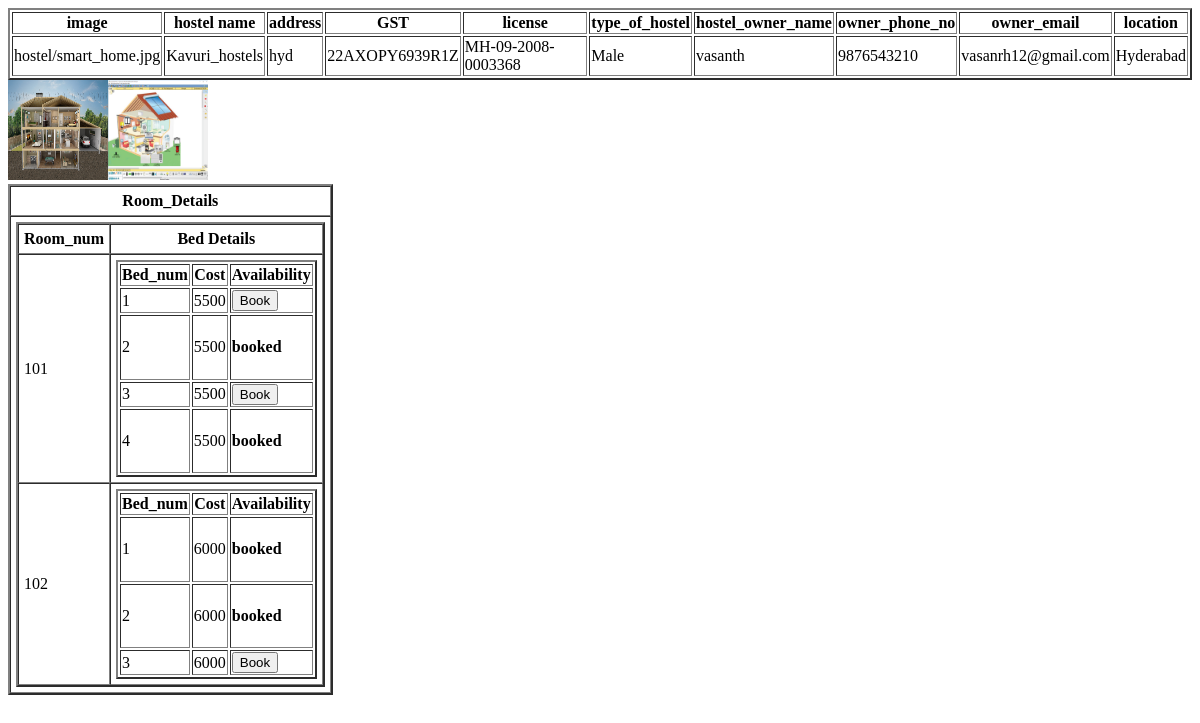
The page /Customer/hostel_detail/7 on the database as committed earlier.
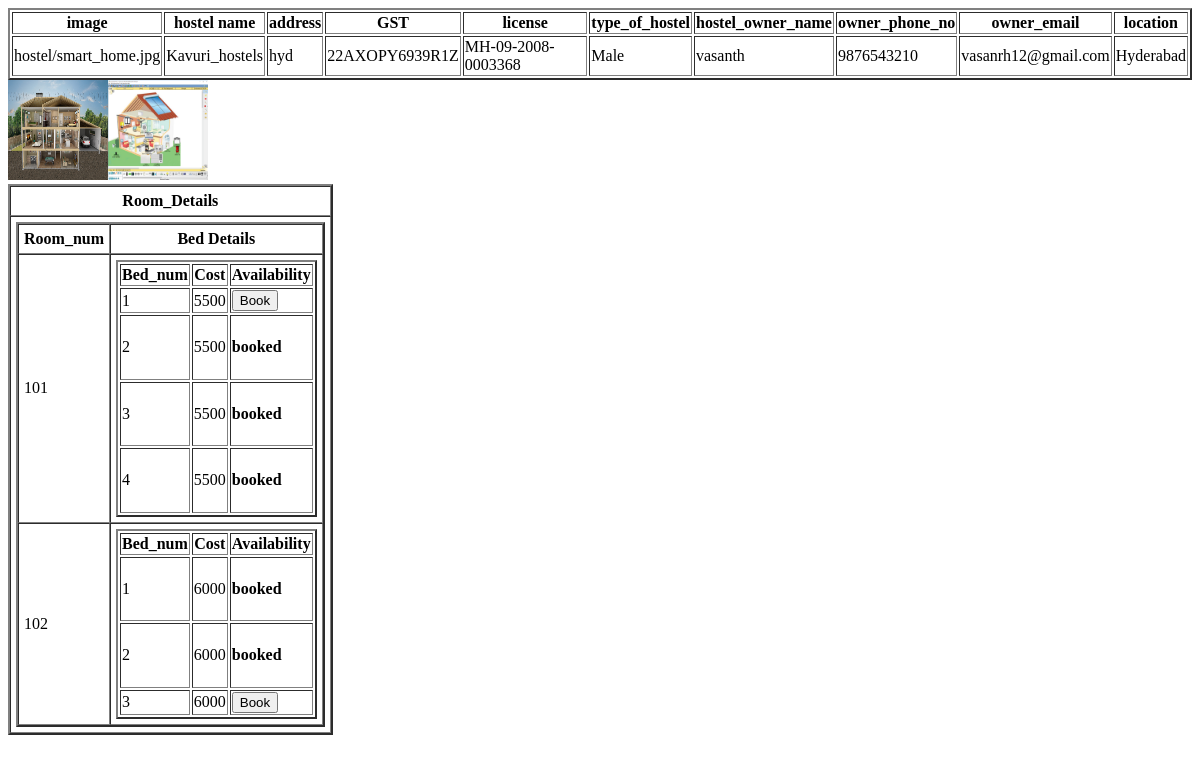
The same page on the database as committed later.
### Owner/models.py (models this page shows, shortened)
class hostel_details_model(models.Model):
    hostel_id=models.AutoField(primary_key=True)
    hostel_name=models.CharField(max_length=20,unique=True)
    address=models.TextField(max_length=100)
    GST=models.CharField(max_length=15,unique=True)
    license=models.CharField(max_length=20,unique=True)
    type_of_hostel=models.CharField(max_length=10,choices=[['Male','Male'],['Female','Female'],['Co_living','Co_living']])
    hostel_owner_name=models.CharField(max_length=30)
    owner_id=models.PositiveIntegerField()
    owner_phone_no=models.PositiveBigIntegerField(unique=True)
    owner_email=models.EmailField(unique=True)
    location=models.CharField(max_length=50,default='Hyderabad')
    image=models.ImageField(upload_to='hostels/')
    def __str__(self):
        return self.hostel_name

class gallery_model(models.Model):
    gallery_id=models.AutoField(primary_key=True)
    hostel_id=models.PositiveIntegerField()
    images=models.ImageField(upload_to='hostel/')

class rooms_details_model(models.Model):
    hostel_id=models.ForeignKey(hostel_details_model,on_delete=models.CASCADE)
    room_id=models.AutoField(primary_key=True)
    room_no=models.PositiveIntegerField()
    num_of_beds=models.PositiveIntegerField()

class bed_details_model(models.Model):
    bed_id=models.AutoField(primary_key=True)
    room_no=models.ForeignKey(rooms_details_model,on_delete=models.CASCADE)
    bed_no=models.CharField(choices=[['1','1'],['2','2'],['3','3'],['4','4'],['5','5'],['6','6']],max_length=10)
    bed_cost=models.PositiveIntegerField()
    availability=models.BooleanField()

### Customer/views.py (the view)
def hostel_detail_view(request,pk):
    res=hostel_details_model.objects.get(hostel_id=pk)
    room=rooms_details_model.objects.filter(hostel_id=pk)
    bed=bed_details_model.objects.all()
    images=gallery_model.objects.all()
    print(res)
    return render(request=request,template_name='hostel_detail.html',context={'hostel':res,'room_details':room,'bed_details':bed,'images':images})

### Customer/Templates/hostel_detail.html (shortened to what this page needs)
<!DOCTYPE html>
<html lang="en">
<head>
</head>
<body>
    <table border="2">
        <tr>
            <th>image</th>
            <th>hostel name</th>
            <th>address</th>
            <th>GST</th>
            <th>license</th>
            <th>type_of_hostel</th>
            <th>hostel_owner_name</th>
             <th>owner_phone_no</th>
            <th>owner_email</th>
            <th>location</th>
        </tr>
        <tr>
            <td>{{hostel.image}}</td>
            <td>{{hostel.hostel_name}}</td>
            <td>{{hostel.address}}</td>
            <td>{{hostel.GST}}</td>
            <td>{{hostel.license}}</td>
            <td>{{hostel.type_of_hostel}}</td>
            <td>{{hostel.hostel_owner_name}}</td>
             <td>{{hostel.owner_phone_no}}</td>
            <td>{{hostel.owner_email}}</td>
            <td>{{hostel.location}}</td>
        </tr>
    </table>
    <table>
        {% for img in images%}
        <tr>
            <img src="{{img.images.url}}" alt="" height="100" width="100">
        </tr>
        {% endfor %}
    </table>
    {% if room_details %}
        <table border="2" cellpadding="5" cellspacing="0">
            <tr>
                <th>Room_Details</th>
            </tr>
                <tr>
                    <td>
                        <table border="2" cellpadding="5" cellspacing="0">
                            <tr>
                                <th>Room_num</th>
                                <th>Bed Details </th>
                            </tr>
                            {% for j in room_details %}
                            <tr>
                                <td>{{j.room_no}}
                                </td>
                                <td>
                                <table border="2">
                                    <tr>
                                            <th>Bed_num</th>
                                            <th>Cost</th>
                                            <th>Availability</th>
                                    </tr>
                                    {% for k in bed_details %}
                                    {% if j == k.room_no %}
                                    <tr>
                                        <td>{{k.bed_no}}</td>
                                        <td>{{k.bed_cost}}</td>
                                        <td>{% if k.availability %} <a href="{% url 'customer:booking' hostel=hostel.hostel_id room=j.room_id bed=k.bed_id data1=hostel.hostel_name data2=j.room_no data3=k.bed_no %}"><button>Book</button></a> {% else %} <h4>booked</h4> {% endif %}</td>
                                    </tr>
                                    {% endif %}
                                    {% endfor %}
                                </table>
                                </td>
                            </tr>
                            {% endfor %}
                       </table>
                    </td>
                </tr>
        </table>
                {% else %}
                <h3>Room details is not avaliable</h3>
                 {% endif %}
</body>
</html>

Rows that differ between the two databases and show on the page:
changed bed_details_model (number 3 of 7 on the later page): availability "Book" → "booked"
